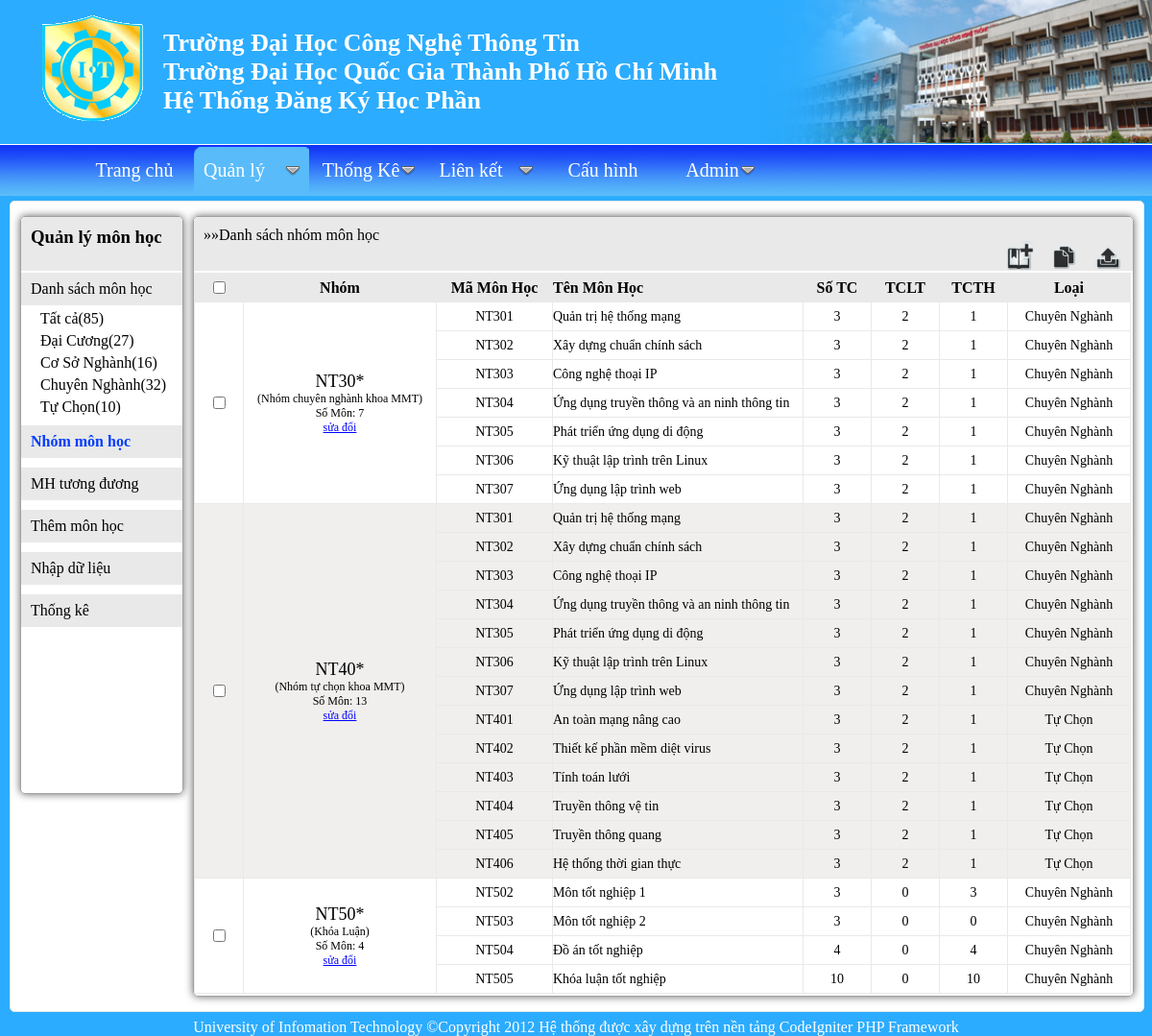
The page /quanly/monhoc/mon-hoc-nhom on the database its author committed.
### tables this page shows
CREATE TABLE IF NOT EXISTS `loai_monhoc` (
  `STT` int(1) NOT NULL,
  `MaLoai` varchar(5) NOT NULL,
  `TenLoai` varchar(40) NOT NULL,
  PRIMARY KEY (`MaLoai`)
);

CREATE TABLE IF NOT EXISTS `monhoc_nhom` (
  `ID` int(3) NOT NULL,
  `MaNhom` varchar(5) NOT NULL,
  PRIMARY KEY (`ID`,`MaNhom`),
  KEY `MaNhom` (`MaNhom`)
);

CREATE TABLE IF NOT EXISTS `monhoc_nhom_info` (
  `MaNhom` varchar(5) NOT NULL,
  `TenNhom` varchar(30) NOT NULL,
  PRIMARY KEY (`MaNhom`)
);

CREATE TABLE IF NOT EXISTS `monhoc` (
  `ID` int(3) NOT NULL AUTO_INCREMENT,
  `MaMH` varchar(5) NOT NULL DEFAULT '',
  `TenMH` varchar(62) NOT NULL DEFAULT '',
  `SoTC` int(2) DEFAULT NULL,
  `TCLT` int(2) DEFAULT NULL,
  `TCTH` int(2) DEFAULT NULL,
  `Loai` varchar(5) NOT NULL DEFAULT 'DC',
  `KieuMH` varchar(4) NOT NULL DEFAULT 'DON',
  PRIMARY KEY (`ID`)
);

### application/controllers/monhoc.php (called while the page is built, shortened)
<?php if ( ! defined('BASEPATH')) exit('No direct script access allowed');
class Monhoc extends CI_Controller {
    function __construct()
    {
        $this->load->helper("url");
        $this->load->library("form_validation");
        $this->load->model("admin/mmonhoc");
        $this->load->library('PHPExcel');
    }
    public function monhocnhom($manhom="")
    {
            $khoa_result=$this->mmonhoc->get_khoa();
            $danhsach_monhoc_result=$this->mmonhoc->get_danhsach_monhoc_nhom($manhom);
            $data["data_title"]="Danh sách nhóm môn học";
            $num_rows=$this->mmonhoc->get_num_monhoc_nhom();
            $this->load->library("pagination");
            $config["base_url"]="http://dkhp.uit.edu.vn/quanly/monhoc/ajax_full_data";
            $config["total_rows"]=$num_rows;
            $config["per_page"]=15;
            $this->pagination->initialize($config);
            $data["pagination"]=$this->pagination->create_links();
            $data["khoa_result"]=$khoa_result;
            $data["loai_monhoc_result"]=$this->mmonhoc->get_loai_monhoc();
            $data["danhsach_monhoc_result"]=$danhsach_monhoc_result;
            $data["total_rows"]=$num_rows;
            $data["title"]="Trang quản lý môn học";
    		$this->load->view('admin/vmonhoc_nhom',$data);
    }
}
?>

### index.php (called while the page is built, shortened)
<?php
require_once BASEPATH.'core/CodeIgniter.php';
?>

### application/helpers/MY_url_helper.php (called while the page is built)
<?php  if ( ! defined('BASEPATH')) exit('No direct script access allowed');
if ( ! function_exists('static_url'))
{
	function static_url()
	{
		$CI =& get_instance();
		return $CI->config->item("static_url");
	}
}
?>

### application/models/admin/mmonhoc.php (called while the page is built, shortened)
<?php
class Mmonhoc extends CI_Model
{
    function get_num_rows($search="",$loai="tatca")
    {
        if($loai!="TD")
        {
            if($search!="")
            {
              $this->db->like("tenmh",$search);
              $this->db->or_like("mamh",$search);
            }
            else if($loai!="tatca") $this->db->where("Loai",$loai);
            $query=$this->db->get("monhoc");
            return $query->num_rows();
        }
        else
        {
            $query=$this->db->get("mhtuongduong");
            return $query->num_rows();
        }
    }
    function get_danhsach_monhoc_nhom($manhom="")
    {
        $this->db->select("MaNhom,TenNhom");
        $query=$this->db->get("monhoc_nhom_info");
        return $query->result_object();
    }
    function get_monhoc_nhom($manhom)
    {
        $this->db->select("monhoc_nhom.MaNhom,monhoc_nhom.ID,MaMH,TenMH,SoTC,TCLT,TCTH,MaLoai,TenLoai") ;
        $this->db->from("monhoc_nhom");
        $this->db->where("monhoc_nhom.MaNhom",$manhom);
        $this->db->join("monhoc","monhoc_nhom.ID=monhoc.ID","left");
        $this->db->join("loai_monhoc","monhoc.Loai=loai_monhoc.MaLoai");
        $this->db->order_by("monhoc_nhom.MaNhom,MaMH","ASC");
        $query=$this->db->get();
        return $query->result_object();
    }
    function get_num_monhoc_nhom($search="")
    {
        $this->db->select("MaNhom") ;
        $query=$this->db->get("monhoc_nhom");
        return $query->num_rows();
    }
    function get_loai_monhoc()
    {
        $this->db->order_by("STT","ASC");
        $query=$this->db->get("loai_monhoc");
        $result=$query->result_object();
        return $result;
    }
}
?>

### application/views/admin/vmonhoc_nhom.php (the view, shortened to what this page needs)
<!DOCTYPE html PUBLIC "-//W3C//DTD XHTML 1.0 Transitional//EN" "http://www.w3.org/TR/xhtml1/DTD/xhtml1-transitional.dtd">
<html xmlns="http://www.w3.org/1999/xhtml" xml:lang="en" lang="en">
<head>
    <link rel="stylesheet" type="text/css" href="<?php echo static_url(); ?>/css/admin/common.css" />
    <link rel="stylesheet" type="text/css" href="<?php echo static_url(); ?>/css/admin/monhoc_nhom.css" />
    <link rel="stylesheet" type="text/css" href="<?php echo static_url(); ?>/css/menu/menu_css.css" />
    <link rel="stylesheet" type="text/css" href="<?php echo static_url(); ?>/css/popup/popup_css.css" />
</head>
<body>
<div id="wrapper">
    <div id="header">
    <img src="<?php echo static_url(); ?>/images/logo.gif" alt="logo.gif" id="logo" />
    <img src="<?php echo static_url(); ?>/images/header_pic.png" alt="header_" id="header_pic" />
     <p>Trường Đại Học Công Nghệ Thông Tin<br />
       Trường Đại Học Quốc Gia Thành Phố Hồ Chí Minh<br />
       Hệ Thống Đăng Ký Học Phần
    </p>
    </div>
    <div id="page">
    <?php include_once("vmain_menu.php"); ?>
    <div id="data">
        <div id="left">
        <h3>Quản lý môn học</h3>
        <ul>
        <li><a href="/quanly/monhoc">Danh sách môn học</a>
        <?php
            $num_tatca=$this->mmonhoc->get_num_rows("","tatca");
            echo "<ul>";
            echo "<li id='tatca'  ><a href='/quanly/monhoc'>Tất cả(".$num_tatca.")</a> </li>";
            foreach($loai_monhoc_result as $row)
            {
                $maloai=$row->MaLoai;
                $tenloai=$row->TenLoai;
                $num=$this->mmonhoc->get_num_rows("",$maloai);
                echo "<li id='$maloai'><a href='/quanly/monhoc/$maloai'>$tenloai($num)</a></li>";
            }
            echo "</ul>";
        ?>
        </li>
        <li><a class="active" href="/quanly/monhoc/mon-hoc-nhom" title="Danh sách nhóm môn học">Nhóm môn học</a>
        <li><a href="/quanly/monhoc/tuong-duong" title="Môn học tương đương(thay thế)">MH tương đương</a>
        <li><a href="/quanly/monhoc/them-mon-hoc">Thêm môn học</a></li>
        <li><a href="/quanly/monhoc/nhap-du-lieu">Nhập dữ liệu</a></li>
        <li><a href="/quanly/monhoc/thong-ke">Thống kê</a></li>
        </ul>
        </div>
        <div id="right">
            <div id="tool">
                <p id="data_title">&#187;&#187;<?php echo $data_title; ?></p>
                <div id="action">
                    <a href="/quanly/monhoc/mon-hoc-nhom/them"><img title="Thêm nhóm môn học mới" src="<?php echo static_url(); ?>/images/mh_add.png" alt="export" /></a>
                    <a href="/quanly/monhoc/mon-hoc-nhom/nhap-du-lieu"><img title="Nhập dữ liệu từ tập tin" src="<?php echo static_url(); ?>/images/import.png" alt="export" /></a>
                    <img id="export" title="Xuất dữ liệu" src="<?php echo static_url(); ?>/images/export.png" alt="export" />
                </div>
            </div>
            <div id="content">
                <div id="change_data">
                        <table id="table_data">
                        <tr>
                            <th id="checkbox"><input id="all" type="checkbox" title="Chọn tất cả/ hủy tất cả"/></th>
                            <th id="nhom">Nhóm</th>
                            <th id="mamh">Mã Môn Học</th>
                            <th id="tenmh" style="text-align: left;">Tên Môn Học</th>
                            <th id="sotc">Số TC</th>
                            <th id="tclt">TCLT</th>
                            <th id="tcth">TCTH</th>
                            <th id="loai">Loại</th>
                        </tr>
                        <?php
                        $flag="";
                        $i=1;
                         foreach($danhsach_monhoc_result as $row)
                         {
                            $manhom=$row->MaNhom;
                            $tennhom=$row->TenNhom;
                            if($i%2==0) $cla="chan";
                            else $cla="le";
                            $monhoc_result=$this->mmonhoc->get_monhoc_nhom($manhom);
                            $somon=count($monhoc_result);
                            if($monhoc_result!=NULL)
                            {
                                foreach($monhoc_result as $monhoc_row)
                                {
                                    echo "<tr class='$cla'>";
                                    if($flag!=$manhom)
                                    {
                                        $flag=$manhom;
                                        echo "<td class='checkbox' rowspan='$somon'><input id='$manhom' class='checkbox_row' type='checkbox' /></td>";
                                        echo "<td class='nhom' rowspan='$somon'>
                                              $manhom <br /><span>($tennhom)</span> <br />
                                              <span class='somon'>Số Môn: $somon</span> <br />
                                              <a href='/quanly/monhoc/mon-hoc-nhom/dieu-chinh/$manhom' title='Sửa đổi nhóm này'>sửa đổi</a>
                                              </td>";
                                    }
                                    echo "<td class='mamh'>".$monhoc_row->MaMH."</td>";
                                    echo "<td class='tenmh' style='text-align:left'>".$monhoc_row->TenMH."</td>";
                                    echo "<td class='sotc'  >".$monhoc_row->SoTC."</td>";
                                    echo "<td class='tclt'>".$monhoc_row->TCLT."</td>";
                                    echo "<td class='tcth'>".$monhoc_row->TCTH."</td>";
                                    echo "<td class='loai'>".$monhoc_row->TenLoai."</td>";
                                    echo "</tr>";
                                }
                            }
                            $i++;
                         }
                         ?>
                        </table>
                </div>
            </div>
        </div>
    </div>
    </div>
    <?php include_once("vfooter.php"); ?>
</div>
</body>
</html>

### application/static/css/admin/common.css (style rules this page uses)
* { margin:0px;padding:0px; }
ul { list-style: none; }
img { border:none; }
#wrapper { width:1200px;margin:0px auto;background-color:#2cacfe; -box-shadow: 0 0 8px #646564; -webkit-box-shadow: 0 0 8px #646564; -moz-box-shadow: 0 0 8px #646564; -o-box-shadow: 0 0 8px #646564; }
#wrapper #header { height:150px;position:relative;overflow:auto;border-bottom:1px solid #fff; }
#wrapper #header p { position:absolute;font-size:26px;font-weight:bold;top:30px;left:170px;color:#fff; }
#wrapper #header img { position:absolute; }
#wrapper #header img#logo { top:16px;left:0px; }
#wrapper #header img#header_pic { top:0px;right:0px;height:149px; }
#wrapper #data { border:1px solid #e8e9e8; background:#fff; -webkit-border-radius: 5px; -moz-border-radius: 5px; -o-border-radius: 5px; border-radius: 5px; width:1160px;min-height:600px; margin:5px 10px; overflow:hidden;padding:15px 10px; }

### application/static/css/admin/monhoc_nhom.css (style rules this page uses)
#wrapper #data h3 { background-color: #e8e9e8;padding:10px 10px; -webkit-border-top-right-radius: 5px; -moz-border-top-right-radius: 5px; -o-border-top-right-radius: 5px; border-top-right-radius: 5px; -webkit-border-top-left-radius: 5px; -moz-border-top-left-radius: 5px; -o-border-top-left-radius: 5px; border-top-left-radius: 5px; height:36px; }
#wrapper #data #left { float:left;width:168px; min-height:600px; border:1px solid #a1a2a1; -webkit-border-radius: 5px; -moz-border-radius: 5px; -o-border-radius: 5px; border-radius: 5px; -webkit-box-shadow: 0 0 8px #646564; -moz-box-shadow: 0 0 8px #646564; }
#wrapper #data #left ul li { margin:2px 0px 10px 0px; }
#wrapper #data #left ul li a { background: #e8e9e8;padding:8px 10px;display:block; }
#wrapper #data #left ul li a.active { font-weight:bold;color: #023bfe; }
#wrapper #data #left ul li ul li { margin:5px 0px 0px 20px; }
#wrapper #data #left ul li ul li a { background:none;padding:0px;border:none; }
#wrapper #data #right { float:right;width:978px; min-height:600px; -webkit-border-radius: 5px; -moz-border-radius: 5px; -o-border-radius: 5px; border-radius: 5px; position:relative; border:1px solid #a1a2a1; -webkit-box-shadow: 0 0 8px #646564; -moz-box-shadow: 0 0 8px #646564; }
#wrapper #data #right #tool { position:relative;background-color: #e8e9e8;padding:10px 10px; height: 36px; -webkit-border-top-right-radius: 5px; -moz-border-top-right-radius: 5px; -o-border-top-right-radius: 5px; border-top-right-radius: 5px; -webkit-border-top-left-radius: 5px; -moz-border-top-left-radius: 5px; -o-border-top-left-radius: 5px; border-top-left-radius: 5px; }
#wrapper #data #right #tool p { float:left; }
#wrapper #data #right #tool #action { position: absolute;top:25px;right:10px;z-index:100; }
#wrapper #data #right #tool img { margin:0px 0px 0px 10px; }
#wrapper #data #right #content { position:relative;overflow:auto;margin:2px 0px; }
#wrapper #data #right #content table { border-collapse: collapse; }
#wrapper #data #right #content table tr { height:30px; }
#wrapper #data #right #content table td { border:1px solid #e8e9e8;text-align:center;font-size:14px; }
#wrapper #data #right #content table th { border:1px solid #e8e9e8;background: #e8e9e8; }
#wrapper #data #right #content table th#checkbox { width:50px; }
#wrapper #data #right #content table th#nhom { width:200px; }
#wrapper #data #right #content table th#mamh { width:120px; }
#wrapper #data #right #content table th#tenmh { width:260px; }
#wrapper #data #right #content table th#sotc { width:70px; }
#wrapper #data #right #content table th#tclt { width:70px; }
#wrapper #data #right #content table th#tcth { width:70px; }
#wrapper #data #right #content table td.nhom { font-size: 18px; }
#wrapper #data #right #content table td span { font-size:12px; }
#wrapper #data #right #content table td a { color:blue;text-decoration: underline;font-size:12px; }
#wrapper #data #right #content table tr.chan { background: #f0efee; }
#wrapper #data #right #change_data { min-height:500px; }
#wrapper #data #right #change_data #table_data { width:976px; }
#wrapper #data #right #change_data #table_data tr.chan { background: #f0efee; }

### application/static/css/popup/popup_css.css (style rules this page uses)
* { padding:0px;margin:0px; }

### rows shown on the page
loai_monhoc: TenLoai "Đại Cương", num "27"
loai_monhoc: TenLoai "Cơ Sở Nghành", num "16"
loai_monhoc: TenLoai "Chuyên Nghành", num "32"
loai_monhoc: TenLoai "Tự Chọn", num "10"
monhoc_nhom: MaNhom.MaNhom "NT30*", MaNhom.TenNhom "Nhóm chuyên nghành khoa MMT", somon "7", ID.MaMH "NT301", ID.TenMH "Quản trị hệ thống mạng", ID.SoTC "3", ID.TCLT "2", ID.TCTH "1", loai_monhoc.TenLoai "Chuyên Nghành"
monhoc_nhom: ID.MaMH "NT302", ID.TenMH "Xây dựng chuẩn chính sách", ID.SoTC "3", ID.TCLT "2", ID.TCTH "1", loai_monhoc.TenLoai "Chuyên Nghành"
monhoc_nhom: ID.MaMH "NT303", ID.TenMH "Công nghệ thoại IP", ID.SoTC "3", ID.TCLT "2", ID.TCTH "1", loai_monhoc.TenLoai "Chuyên Nghành"
monhoc_nhom: ID.MaMH "NT304", ID.TenMH "Ứng dụng truyền thông và an ninh thông tin", ID.SoTC "3", ID.TCLT "2", ID.TCTH "1", loai_monhoc.TenLoai "Chuyên Nghành"
monhoc_nhom: ID.MaMH "NT305", ID.TenMH "Phát triển ứng dụng di động", ID.SoTC "3", ID.TCLT "2", ID.TCTH "1", loai_monhoc.TenLoai "Chuyên Nghành"
monhoc_nhom: ID.MaMH "NT306", ID.TenMH "Kỹ thuật lập trình trên Linux", ID.SoTC "3", ID.TCLT "2", ID.TCTH "1", loai_monhoc.TenLoai "Chuyên Nghành"
monhoc_nhom: ID.MaMH "NT307", ID.TenMH "Ứng dụng lập trình web", ID.SoTC "3", ID.TCLT "2", ID.TCTH "1", loai_monhoc.TenLoai "Chuyên Nghành"
monhoc_nhom: MaNhom.MaNhom "NT40*", MaNhom.TenNhom "Nhóm tự chọn khoa MMT", somon "13", ID.MaMH "NT301", ID.TenMH "Quản trị hệ thống mạng", ID.SoTC "3", ID.TCLT "2", ID.TCTH "1", loai_monhoc.TenLoai "Chuyên Nghành"
monhoc_nhom: ID.MaMH "NT302", ID.TenMH "Xây dựng chuẩn chính sách", ID.SoTC "3", ID.TCLT "2", ID.TCTH "1", loai_monhoc.TenLoai "Chuyên Nghành"
monhoc_nhom: ID.MaMH "NT303", ID.TenMH "Công nghệ thoại IP", ID.SoTC "3", ID.TCLT "2", ID.TCTH "1", loai_monhoc.TenLoai "Chuyên Nghành"
monhoc_nhom: ID.MaMH "NT304", ID.TenMH "Ứng dụng truyền thông và an ninh thông tin", ID.SoTC "3", ID.TCLT "2", ID.TCTH "1", loai_monhoc.TenLoai "Chuyên Nghành"
monhoc_nhom: ID.MaMH "NT305", ID.TenMH "Phát triển ứng dụng di động", ID.SoTC "3", ID.TCLT "2", ID.TCTH "1", loai_monhoc.TenLoai "Chuyên Nghành"
monhoc_nhom: ID.MaMH "NT306", ID.TenMH "Kỹ thuật lập trình trên Linux", ID.SoTC "3", ID.TCLT "2", ID.TCTH "1", loai_monhoc.TenLoai "Chuyên Nghành"
monhoc_nhom: ID.MaMH "NT307", ID.TenMH "Ứng dụng lập trình web", ID.SoTC "3", ID.TCLT "2", ID.TCTH "1", loai_monhoc.TenLoai "Chuyên Nghành"
monhoc_nhom: ID.MaMH "NT401", ID.TenMH "An toàn mạng nâng cao", ID.SoTC "3", ID.TCLT "2", ID.TCTH "1", loai_monhoc.TenLoai "Tự Chọn"
monhoc_nhom: ID.MaMH "NT402", ID.TenMH "Thiết kế phần mềm diệt virus", ID.SoTC "3", ID.TCLT "2", ID.TCTH "1", loai_monhoc.TenLoai "Tự Chọn"
monhoc_nhom: ID.MaMH "NT403", ID.TenMH "Tính toán lưới", ID.SoTC "3", ID.TCLT "2", ID.TCTH "1", loai_monhoc.TenLoai "Tự Chọn"
monhoc_nhom: ID.MaMH "NT404", ID.TenMH "Truyền thông vệ tin", ID.SoTC "3", ID.TCLT "2", ID.TCTH "1", loai_monhoc.TenLoai "Tự Chọn"
monhoc_nhom: ID.MaMH "NT405", ID.TenMH "Truyền thông quang", ID.SoTC "3", ID.TCLT "2", ID.TCTH "1", loai_monhoc.TenLoai "Tự Chọn"
monhoc_nhom: ID.MaMH "NT406", ID.TenMH "Hệ thống thời gian thực", ID.SoTC "3", ID.TCLT "2", ID.TCTH "1", loai_monhoc.TenLoai "Tự Chọn"
monhoc_nhom: MaNhom.MaNhom "NT50*", MaNhom.TenNhom "Khóa Luận", somon "4", ID.MaMH "NT502", ID.TenMH "Môn tốt nghiệp 1", ID.SoTC "3", ID.TCLT "0", ID.TCTH "3", loai_monhoc.TenLoai "Chuyên Nghành"
monhoc_nhom: ID.MaMH "NT503", ID.TenMH "Môn tốt nghiệp 2", ID.SoTC "3", ID.TCLT "0", ID.TCTH "0", loai_monhoc.TenLoai "Chuyên Nghành"
monhoc_nhom: ID.MaMH "NT504", ID.TenMH "Đồ án tốt nghiệp", ID.SoTC "4", ID.TCLT "0", ID.TCTH "4", loai_monhoc.TenLoai "Chuyên Nghành"
monhoc_nhom: ID.MaMH "NT505", ID.TenMH "Khóa luận tốt nghiệp", ID.SoTC "10", ID.TCLT "0", ID.TCTH "10", loai_monhoc.TenLoai "Chuyên Nghành"

### other values the page prints
$num_tatca "85"
$data_title "Danh sách nhóm môn học"
